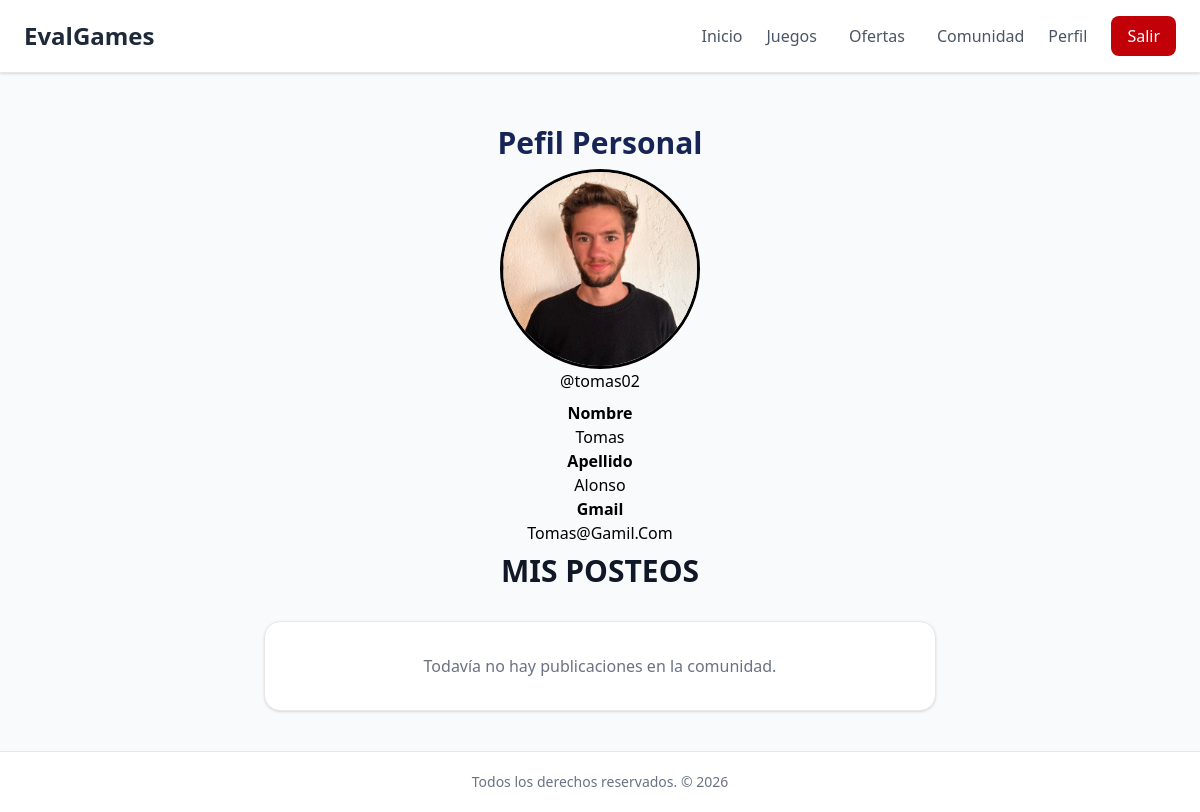
Page /perfil/ (signed in) on the earlier database version.
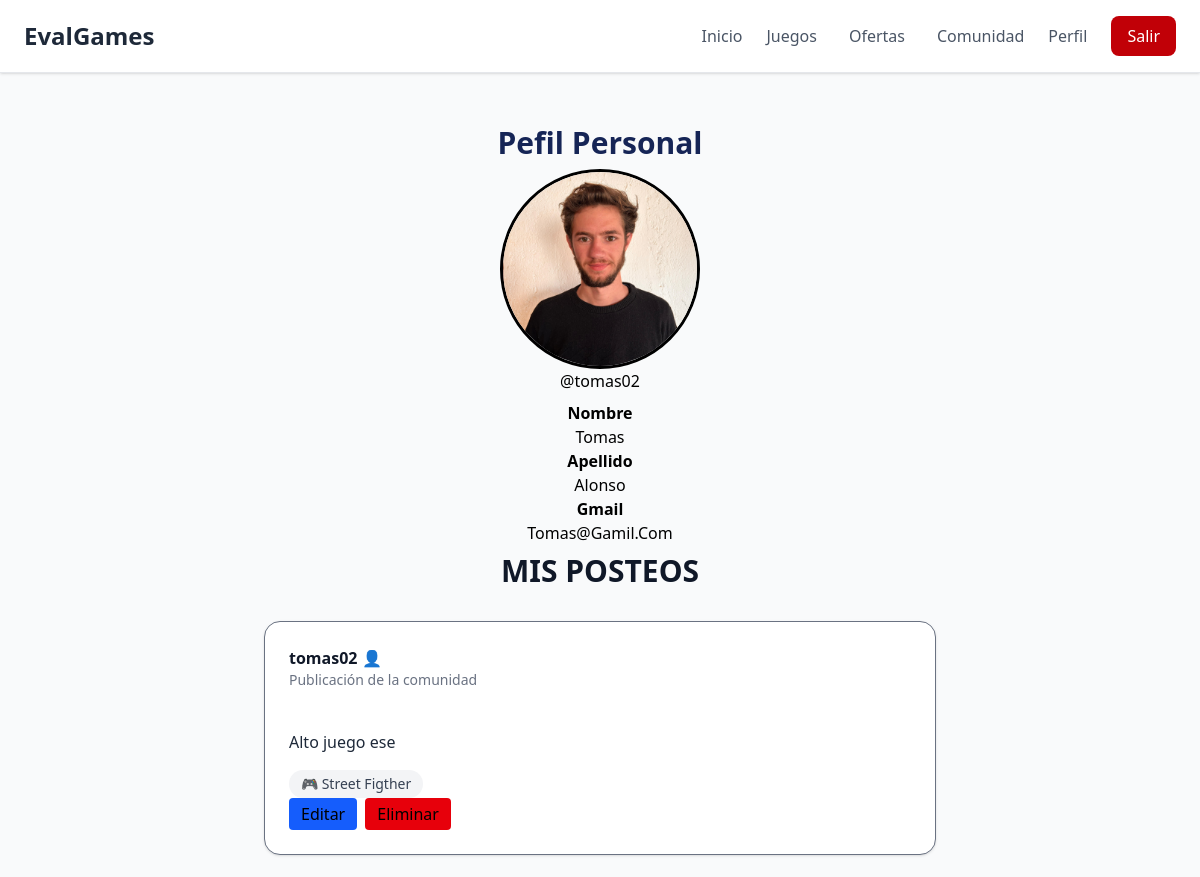
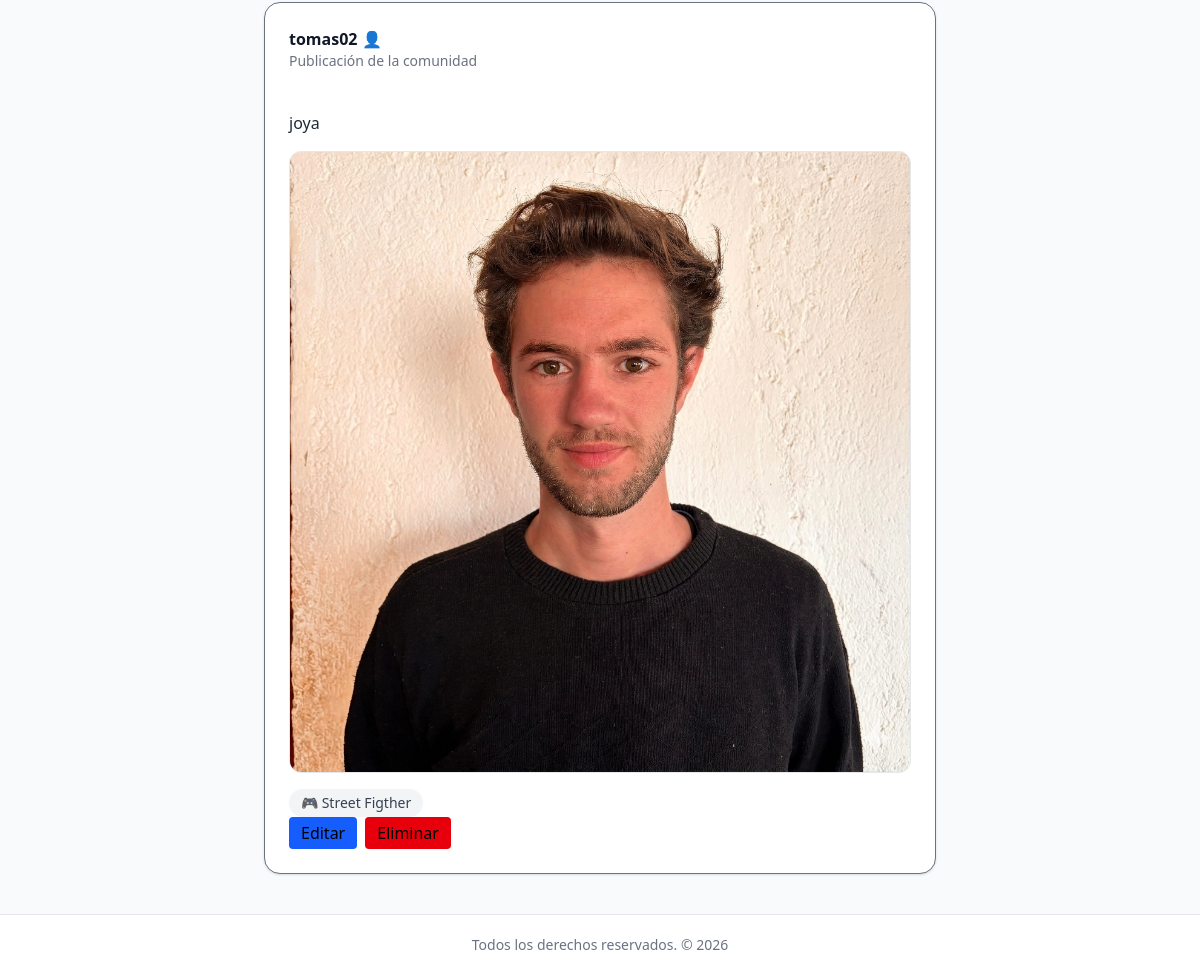
Same page on the later database version (2 pictures, top to bottom).
### comunidad/models.py (models this page shows)
class Posteo(models.Model):
    usuario = models.ForeignKey(UsuarioPersonalizado, on_delete=models.CASCADE, related_name='posteos')
    contenido = models.CharField(max_length=500)
    foto_posteo = models.ImageField(upload_to='posteo_fp', null=True, blank=True)
    juego = models.ForeignKey(Juego, on_delete=models.CASCADE, null=True, blank=True)
    activo = models.BooleanField(default=1, null=True, blank=True)

### usuarios/models.py (models this page shows, shortened)
class UsuarioPersonalizado(AbstractUser):
    telefono = models.CharField(max_length = 20, null= True, blank=True)
    foto_perfil = models.ImageField(upload_to='users_fp', null=True, blank=True)
    rol_usuario = models.ForeignKey(Group, on_delete=models.CASCADE, null=True, blank=True, default=1)

### videojuegos/models.py (models this page shows)
class Juego(models.Model):
    titulo = models.CharField(max_length=100)
    desarrollador = models.CharField(max_length=100)
    genero = models.ForeignKey(Genero, on_delete=models.CASCADE, blank=True, null=True)
    portada = models.ImageField(upload_to='juegos_fp', blank=True, null=True)
    fecha_lanzamiento = models.DateField()
    consola = models.ForeignKey(Consola,on_delete=models.CASCADE, blank=True, null=True)
    fecha_carga = models.DateField(auto_now_add=True)
    activo = models.BooleanField(default=True)
    precio = models.FloatField(default=0, blank=True, null=True)
    def __str__(self):
        return self.titulo

### inicio/views.py (the view)
# urls.py: path('perfil/', views.perfil, name='perfil')
@login_required
def perfil(request):
    posteos = Posteo.objects.filter(usuario = request.user)
    return render(request, 'inicio/perfil.html', {'posteos':posteos})

### inicio/templates/inicio/perfil.html
{% extends 'inicio/base.html' %}
{% block body %}
    <div class=" justify-items-center pt-3">
        <h1 class="text-3xl font-semibold text-blue-950 mb-2">Pefil Personal</h1>
        {% if user.foto_perfil %}
            <img src="{{user.foto_perfil.url}}" alt="imagen {{user.foto_perfil}}" width="200px" class="rounded-full border-3 border-blue">
        {% else %}
            <img src="/media/users_fp/nouphoto.png" alt="" width="200px" class="rounded-full border-3 border-blue">
        {% endif %}
        <div>
            <label>@{{user.username}}</label>
        </div>
        <div class=" hover:border  border-black p-2 capitalize h-40 w-70 justify-items-center">
            <p class="font-semibold">Nombre</p>
            <p>{{user.first_name}}</p>
            <p class="font-semibold">Apellido</p>
            <p>{{user.last_name}}</p>
            <p class="font-semibold">Gmail</p>
            <p>{{user.email}}</p>
        </div>
        <h2 class="text-3xl font-bold text-gray-900 text-center mb-2">
            MIS POSTEOS
        </h2>
        <div class="max-w-2xl mx-auto mt-8 space-y-6">
            {% for posteo in posteos %}
                <div class="bg-white border border-gray-500 rounded-2xl shadow-sm p-6 ">
                    <div class="flex items-center justify-between mb-4">
                        <div>
                            <h3 class="font-semibold text-gray-900">
                                {{ posteo.usuario.username }} 👤
                            </h3>
                            <p class="text-sm text-gray-500">
                                Publicación de la comunidad
                            </p>
                        </div>
                    </div>
                    <p class="text-gray-800 whitespace-pre-line">
                        {{ posteo.contenido }}
                    </p>
                    {% if posteo.foto_posteo %}
                        <div class="mt-4">
                            <img
                                src="{{ posteo.foto_posteo.url }}"
                                alt="Imagen del posteo"
                                class="w-full rounded-xl border border-gray-200"
                            >
                        </div>
                    {% endif %}
                    {% if posteo.juego %}
                        <div class="mt-4">
                            <span class="inline-block bg-gray-100 text-gray-700 text-sm px-3 py-1 rounded-full">
                                🎮 {{ posteo.juego }}
                            </span>
                        </div>
                    {% endif %}
                    <div class="flex gap-2">
                        <a href="{% url 'editar_posteo' posteo.id %}" class="bg-blue-600 hover:bg-blue-700 text-black px-3 py-1 rounded">
                            Editar
                        </a>
                        <a href="{% url 'eliminar_posteo' posteo.id %}" class="bg-red-600 hover:bg-red-800 text-black px-3 py-1 rounded">
                            Eliminar
                        </a>
                    </div>
                </div>
            {% empty %}
                <div class="bg-white border border-gray-200 rounded-2xl shadow-sm p-8 text-center">
                    <p class="text-gray-500">
                        Todavía no hay publicaciones en la comunidad.
                    </p>
                </div>
            {% endfor %}
        </div>
    </div>
{% endblock %}

Differences in the rows shown:
added Posteo: usuario.username "tomas02", contenido "Alto juego ese", juego "Street Figther"
added Posteo: usuario.username "tomas02", contenido "joya", foto_posteo (picture), juego "Street Figther"
Other differences:
text no longer shown: "Todavía no hay publicaciones en la comunidad."
